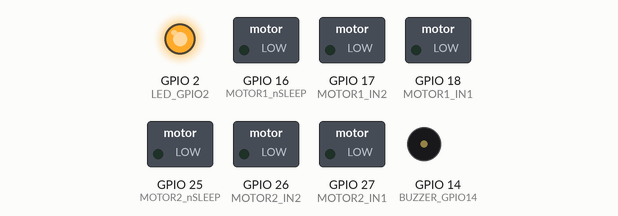
Recording of a program running on a simulated ESP32. Shown: switched loads named in the program (green lamp = pin HIGH), output pins drawn as LEDs (lit = HIGH), buzzer (waves = sounding, pin HIGH). What the program prints to the serial monitor is not drawn.

Above: at 8.3 s.
At 8.7 s:
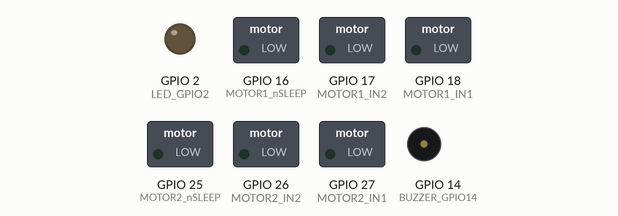
Timing chart, 0 to 11.3 s (numbered marks = the images above):
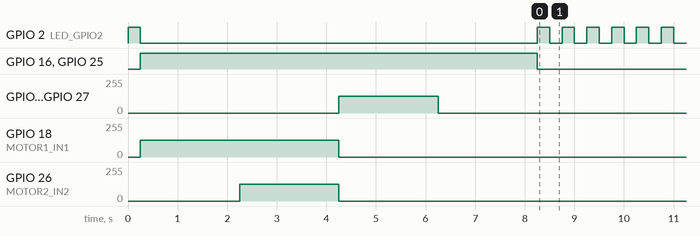

The program:

main.cpp
```cpp
#include <Arduino.h>

const int LED_GPIO2 = 2;
const int BUZZER_GPIO14 = 14;

const int MOTOR1_IN1 = 18;
const int MOTOR1_IN2 = 17;
const int MOTOR1_nSLEEP = 16;

const int MOTOR2_IN1 = 27;
const int MOTOR2_IN2 = 26;
const int MOTOR2_nSLEEP = 25;

// the setup function runs once when you press reset or power the board
void setup() {
  // initialize digital pin LED_BUILTIN as an output.
  pinMode(LED_GPIO2, OUTPUT);
  pinMode(BUZZER_GPIO14, OUTPUT);
  pinMode(MOTOR1_IN1, OUTPUT);
  pinMode(MOTOR1_IN2, OUTPUT);
  pinMode(MOTOR1_nSLEEP, OUTPUT);
  pinMode(MOTOR2_IN1, OUTPUT);
  pinMode(MOTOR2_IN2, OUTPUT);
  pinMode(MOTOR2_nSLEEP, OUTPUT);

  Serial.begin(115200);
  Serial.write("\nHello from LizardBot1 Control Board (ESP32)");

  //tone(BUZZER_GPIO14, 1000); // gives LEDC is not initialized error in PlatformIO (use ESP32 LEDC API)
  digitalWrite(LED_GPIO2, HIGH);
  delay(250);
  //noTone(BUZZER_GPIO14);
  digitalWrite(LED_GPIO2, LOW);

  // set the motor speed to half of the maximum (254)
  int motor_speed = 127;
  int rotation_state = 0;

  // enable motor drivers
  digitalWrite(MOTOR1_nSLEEP, HIGH);
  digitalWrite(MOTOR2_nSLEEP, HIGH);

  while(rotation_state < 4) {
    switch(rotation_state) {
      case 0:
        // Start the motor 1
        analogWrite(MOTOR1_IN1, motor_speed);
        analogWrite(MOTOR1_IN2, 0);
        Serial.write("\nStart the motor 1");
        break;

      case 1:
        // Start the motor 2
        analogWrite(MOTOR2_IN2, motor_speed);
        analogWrite(MOTOR2_IN1, 0);
        Serial.write("\nStart the motor 2");
        break;

      case 2:
        // Invert direction
        analogWrite(MOTOR1_IN1, 0);
        analogWrite(MOTOR1_IN2, motor_speed);

        analogWrite(MOTOR2_IN2, 0);
        analogWrite(MOTOR2_IN1, motor_speed);

        Serial.write("\nInvert direction");
        break;

      case 3:
        // Stop the motor
        analogWrite(MOTOR1_IN2, 0);
        analogWrite(MOTOR2_IN1, 0);
        Serial.write("\nStop the motor");
        break;

      default:
        break;
    }
    delay(2000);
    rotation_state++;
  }

  // disable motor drivers
  digitalWrite(MOTOR1_nSLEEP, LOW);
  digitalWrite(MOTOR2_nSLEEP, LOW);
}

// the loop function runs over and over again forever
void loop() {
  digitalWrite(LED_GPIO2, HIGH);
  delay(250);
  digitalWrite(LED_GPIO2, LOW);
  delay(250);
}
```

Measured:
- by itself, GPIO 2 (LED_GPIO2): repeats every 0.50 s: HIGH 0.25 s, LOW 0.25 s
